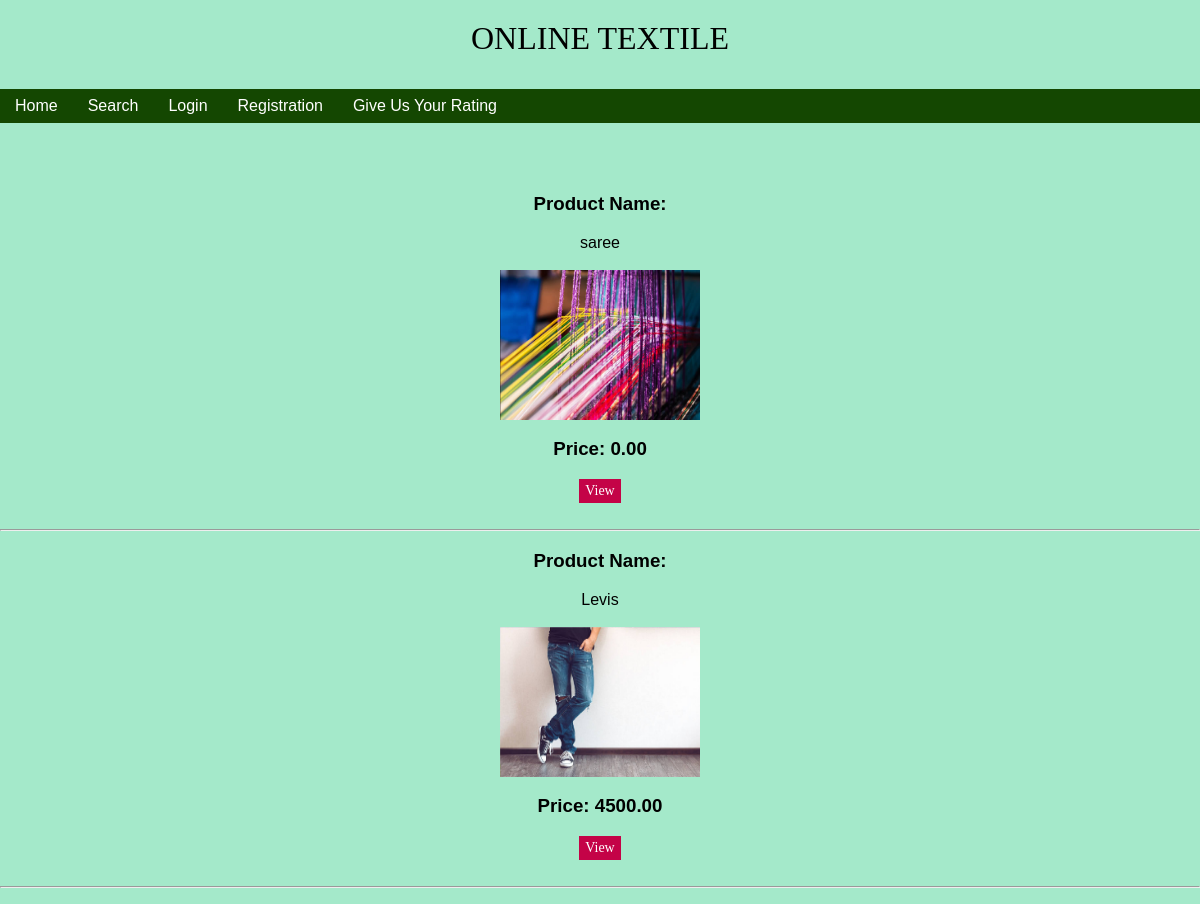
The page /ViewProductAll.php on the database its author committed.
### tables this page shows
CREATE TABLE IF NOT EXISTS `stocktable` (
  `ProductID` varchar(10) NOT NULL,
  `ProductName` varchar(50) NOT NULL,
  `Category` varchar(50) NOT NULL,
  `Unit` varchar(20) NOT NULL,
  `PurchasePrice` decimal(18,2) NOT NULL,
  `Tax` float NOT NULL,
  `SellingPrice` decimal(18,2) NOT NULL,
  `Quantity` decimal(9,1) NOT NULL,
  `ReOrderLevel` int(11) NOT NULL,
  `ExpiryDate` date NOT NULL,
  `Image` varchar(50) NOT NULL,
  `Desc` varchar(500) NOT NULL,
  PRIMARY KEY (`ProductID`)
);

### ViewProductAll.php (the view, shortened to what this page needs)
<html>
<head>
<link rel="stylesheet" type="text/css" href="Style.css"></link>
</head>
<body id="bdy">
	<?php
    include('HeaderUser.php');
	include('Db.php');
	?>
	<form action="ViewproductDescription.php" method="post">
        <div style="text-align:center; margin-top:70px;">
            <?php
                 $query = mysql_query("Select ProductId, ProductName, SellingPrice, Image From StockTable",$con);
            While($r = mysql_fetch_array($query))
            {
				echo "<h3>Product Name:</h3>" . $r['ProductName'];
                echo "<br><br> <img src = 'Image/Product/". $r['Image'] . "' Height='150px' Width='200px' />";
                echo "<h3>Price: " . $r['SellingPrice'] . "</h3>";
                echo "<input type='submit' name='" . $r['ProductId'] . "' value='View' class='btn_submit'/><br><br><hr>";
            }
            ?>
        </div>
    </form>
</body>
</html>

### Style.css (style rules this page uses)
body,html { margin:0; padding: 0; font-size: 16px; font-family: Arial; background-color: #a4e9ca; background-repeat: no-repeat; background-position: fixed; background-size: cover; }
div, table { text-align:center; }
.btn_submit { background-color:#c40347; border:none; height:24px; color:White; font-family:Cambria; font-size:14px; }

### rows shown on the page
stocktable: ProductName "saree", Image (picture), SellingPrice "0.00"
stocktable: ProductName "Levis", Image (picture), SellingPrice "4500.00"
